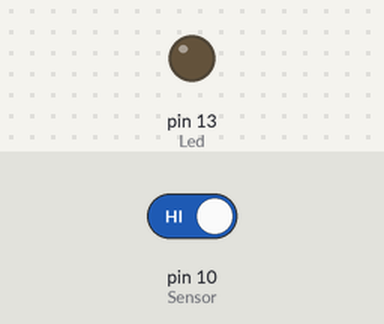
The sketch below on a simulated Arduino Uno, built with avr-gcc and run on an emulated ATmega328P. Shown: output pins drawn as LEDs (lit = HIGH). The inputs (shaded band) are chosen by the test bench; at power-on: pin 10 (Sensor) HIGH.

Above: at 1.2 s.
1.3 s: pin 10 (Sensor) driven LOW
At 1.6 s:
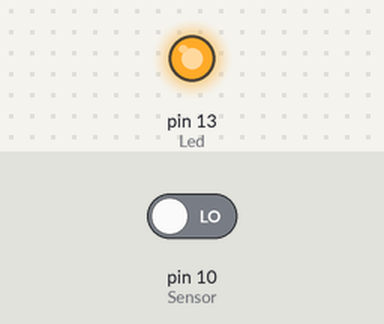
2.8 s: pin 10 (Sensor) driven HIGH
At 3.9 s:
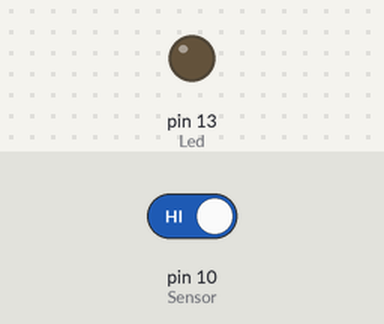
Timing chart, 0 to 5.8 s (numbered marks = the images above; inputs shaded):
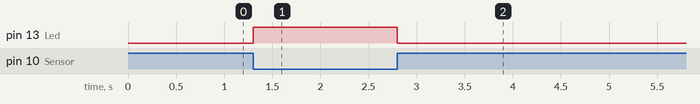

Measured:
- after the input at 1.3 s, pin 13 (Led): LOW → HIGH at once
- after the input at 2.8 s, pin 13 (Led): HIGH → LOW at once

The sketch:

sketch_nov22a.ino
```cpp
int Led = 13 ;// Declaration of the LED-output pin
int Sensor = 10; // Declaration of the sensor input pin
int val; // Temporary variable

void setup ()
{
  pinMode (Led, OUTPUT) ; // Initialization output pin
  pinMode (Sensor, INPUT) ; // Initialization sensor pin
  digitalWrite(Sensor, HIGH); // Activating of the internal pull-up resistor
}

void loop ()
{
  val = digitalRead (Sensor) ; // The current signal from the sensor will be read

  if (val == HIGH) // If a signal will be detected, the LED will light up.
  {
    digitalWrite (Led, LOW);
  }
  else
  {
    digitalWrite (Led, HIGH);
  }
}
```
